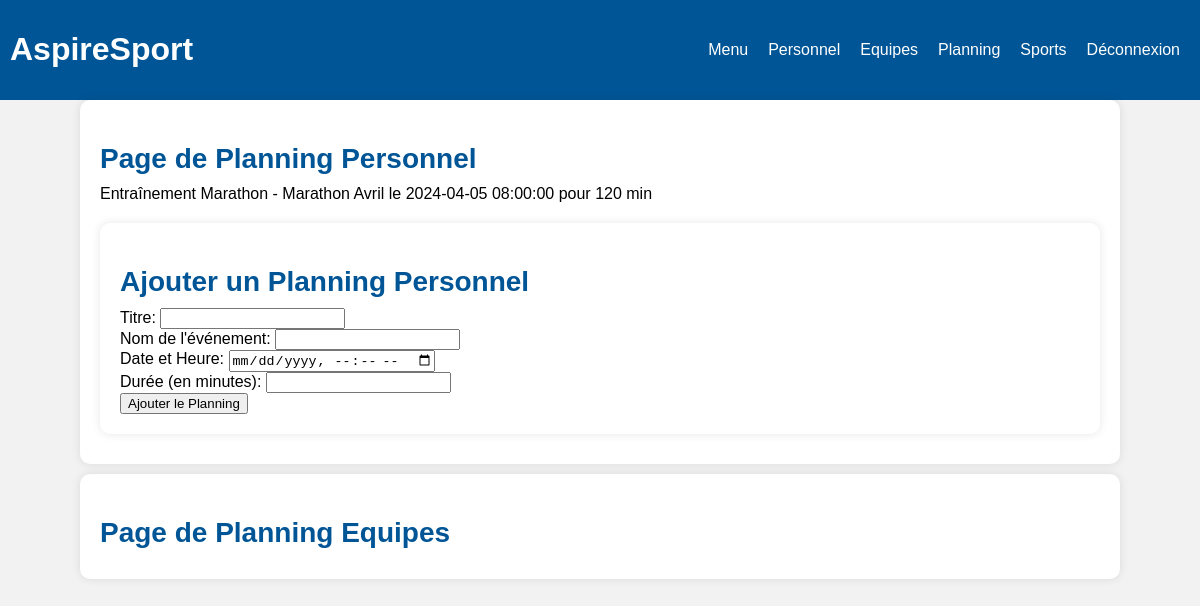
Page /vue/Planning.php (signed in) on the committed database.
### tables this page shows
CREATE TABLE IF NOT EXISTS `planning` (
  `Id_Planning` int NOT NULL AUTO_INCREMENT,
  `titre` varchar(50) DEFAULT NULL,
  `date_heure` datetime DEFAULT NULL,
  `nom_planning` varchar(50) DEFAULT NULL,
  `durée` int DEFAULT NULL,
  `Id_Client` int NOT NULL,
  PRIMARY KEY (`Id_Planning`),
  KEY `Id_Client` (`Id_Client`)
);

### vue/Planning.php (the view, shortened to what this page needs)
<?php
require "../model/CBDD.php";
?>
<!DOCTYPE html>
<html lang="fr">
<head>
    <link rel="stylesheet" href="../assert/style.css">
</head>
<body>
    <header>
        <h1>AspireSport</h1>
        <nav>
            <ul>
                <li><a href="../vue/Home.php">Menu</a></li>
                <li><a href="../vue/Personnel.php">Personnel</a></li>
                <li><a href="../vue/Equipes.php">Equipes</a></li>
                <li><a href="../vue/Planning.php">Planning</a></li>
                <li><a href="../vue/Sport.php">Sports</a></li>
                <li><a href="../controller/deconnexion.php">Déconnexion</a></li>
            </ul>
        </nav>
    </header>
    <main>
        <h2>Page de Planning Personnel</h2>
        <?php
            $idClient = $_SESSION['user']['Id_Client'];
            $stmt = $pdo->prepare("SELECT * FROM planning WHERE Id_Client = :idClient ORDER BY date_heure ASC");
            $stmt->execute(['idClient' => $idClient]);
            $plannings = $stmt->fetchAll(PDO::FETCH_ASSOC);
            if ($plannings) {
                echo "<ul>";
                foreach ($plannings as $planning) {
                    echo "<li>" . htmlspecialchars($planning['titre']) . " - " . htmlspecialchars($planning['nom_planning']) . " le " . htmlspecialchars($planning['date_heure']) . " pour " . htmlspecialchars($planning['durée']) . " min</li>";
                }
                echo "</ul>";
            } else {
                echo "<p>Aucun planning personnel trouvé.</p>";
            }
        ?>
        <main>
        <h2>Ajouter un Planning Personnel</h2>
            <form action="../controller/ajouter_planning.php" method="post">
                <label for="titre">Titre:</label>
                <input type="text" id="titre" name="titre" required><br>
                <label for="nom_planning">Nom de l'événement:</label>
                <input type="text" id="nom_planning" name="nom_planning" required><br>
                <label for="date_heure">Date et Heure:</label>
                <input type="datetime-local" id="date_heure" name="date_heure" required><br>
                <label for="durée">Durée (en minutes):</label>
                <input type="number" id="durée" name="durée" required min="1"><br>
                <input type="submit" value="Ajouter le Planning">
            </form>
        </main>
    </main>
    <main>
        <h2>Page de Planning Equipes</h2>
    </main>
</body>
</html>

### assert/style.css (style rules this page uses)
body { font-family: Arial, sans-serif; background-color: #f2f2f2; margin: 0; }
header { background-color: #005596; color: white; display: flex; justify-content: space-between; align-items: center; padding: 10px; }
nav ul { display: flex; list-style: none; }
nav ul li { margin: 0 10px; }
nav ul li a { color: white; text-decoration: none; }
main { max-width: 1000px; margin: auto; margin-bottom: 10px; padding: 20px; background-color: white; border-radius: 10px; box-shadow: 0 0 10px rgba(0, 0, 0, 0.1); }
h2 { font-size: 28px; margin-bottom: 10px; color: #005596; }
ul { list-style: none; margin: 0; padding: 0; display: flex; flex-wrap: wrap; justify-content: space-between; }
li { margin-bottom: 20px; }

### rows in the picture
planning: titre "Entraînement Marathon", nom_planning "Marathon Avril", date_heure "2024-04-05 08:00:00", durée "120"
